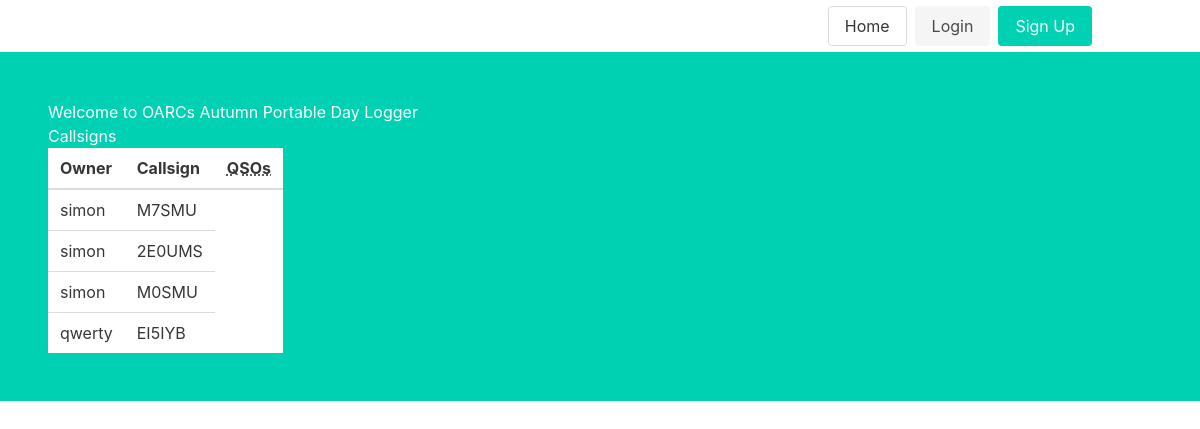
/callsigns/, run on an earlier commit of the app's database.
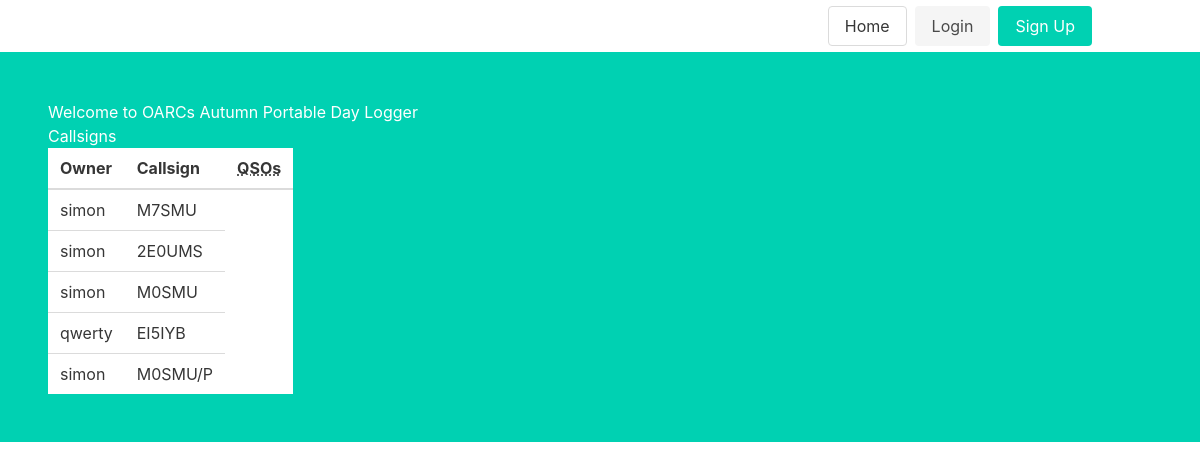
And on a later commit of the database.
### logger/models.py (models this page shows)
class Callsign(db.Model):
    id = db.Column(db.Integer, primary_key=True) # primary keys are required by SQLAlchemy
    name = db.Column(db.String(1000), unique=True)
    user_id = db.Column(db.Integer, db.ForeignKey('user.id'), nullable=False)

class User(UserMixin, db.Model):
    id = db.Column(db.Integer, primary_key=True) # primary keys are required by SQLAlchemy
    name = db.Column(db.String(1000), unique=True)
    email = db.Column(db.String(100), unique=True)
    password = db.Column(db.String(100))
    created_on = db.Column(db.DateTime())
    last_login = db.Column(db.DateTime())
    callsigns = db.relationship('Callsign', backref='user', lazy=True)

### logger/callsigns/views.py (the view)
@callsigns.route("/")
def index():
    callsignlist = Callsign.query.all()
    return render_template('callsignindex.html', callsigns=callsignlist)

### logger/templates/callsignindex.html
{% extends 'base.html' %}
{% block content %}
    <h1>{% block title %} Welcome to OARCs Autumn Portable Day Logger {% endblock %}</h1>
    <h2>Callsigns</h2>
    <table class="table">
        <thead>
            <tr>
                <th>Owner</th>
                <th>Callsign</th>
                <th><abbr title="Number of QSOs">QSOs</abbr></th>
            </tr>
        </thead>
        <tbody>
            {% for call in callsigns %}
            <tr>
                <td><a href="{{ url_for ('users.profile', user=call.user['name']) }}"">{{ call.user.name }}</a></td>
                <td>{{ call.name }}</td>
            </tr>
            {% else %}
            No Callsigns
            {% endfor %}
        </tbody>
    </table>
    {% endblock %}

### logger/templates/base.html (shortened to what this page needs)
<!DOCTYPE html>
<html>
<head>
    <link rel="stylesheet" href="https://cdnjs.cloudflare.com/ajax/libs/bulma/0.7.2/css/bulma.min.css" />
</head>
<body>
    <nav class="navbar">
        <div class="container">
            <div id="navbarMenuHeroA" class="navbar-menu">
                <div class="navbar-end">
                    <div class="buttons">
                        <a href="{{ url_for('users.index') }}" class="button">
                            Home
                        </a>
                        {% if not current_user.is_authenticated %}
                        <a href="{{ url_for('users.login') }}" class="button is-light">
                            Login
                        </a>
                        <a href="{{ url_for('users.signup') }}" class="button is-primary">
                            Sign Up
                        </a>
                        {% endif %}
                </div>
            </div>
        </div>
    </nav>
    <section class="hero is-primary">
        <div class="hero-body">
            {% block content %}
            {% endblock %}
        </div>
    </section>
</body>
</html>

What changed in the data, as far as the page shows it:
added Callsign: user.name "simon", name "M0SMU/P"
